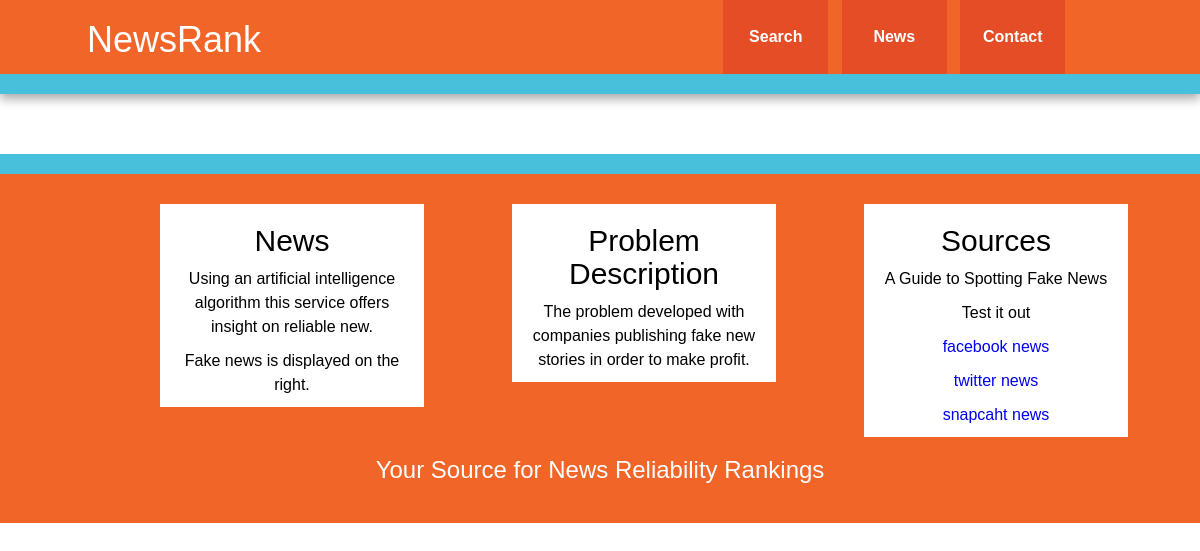
Before: /newsApp/ with the older database file.
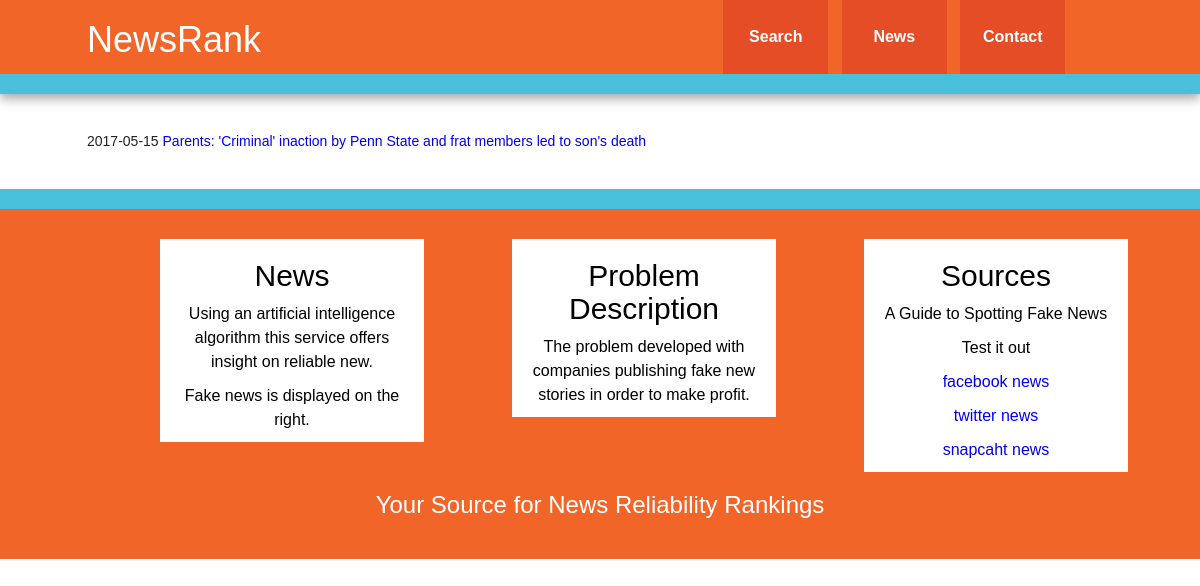
After: the same page with the newer database file.
### newsApp/models.py (models this page shows, shortened)
class Article(models.Model):
    address = models.CharField(null=True,max_length = 140,default='')
    title = models.CharField(null=True,max_length = 140,default='')
    body = models.TextField(null=True)
    date = models.DateTimeField(null=True)
    result = models.CharField(null=True,max_length = 140)
    positive = models.FloatField(null=True, blank=True)
    negative = models.FloatField(null=True, blank=True)
    neutral = models.FloatField(null=True, blank=True)

### newsApp/templates/newsApp/newsApp.html
{% extends "personal/header.html" %}
{% block content %}
<body>
<div id="main-container">
<div id="main" class="wrapper clearfix">
	{% for article in object_list %}
		<h5>{{article.date|date:"Y-m-d" }}<a href="/newsApp/{{article.id}}"> {{article.title}} </a></h5>
	{% endfor %}
</div>
</div>
</body>
{% endblock %}

Changed rows visible on the page:
added Article: date "2017-05-15", title "Parents: 'Criminal' inaction by Penn State and frat members led to son's death"
